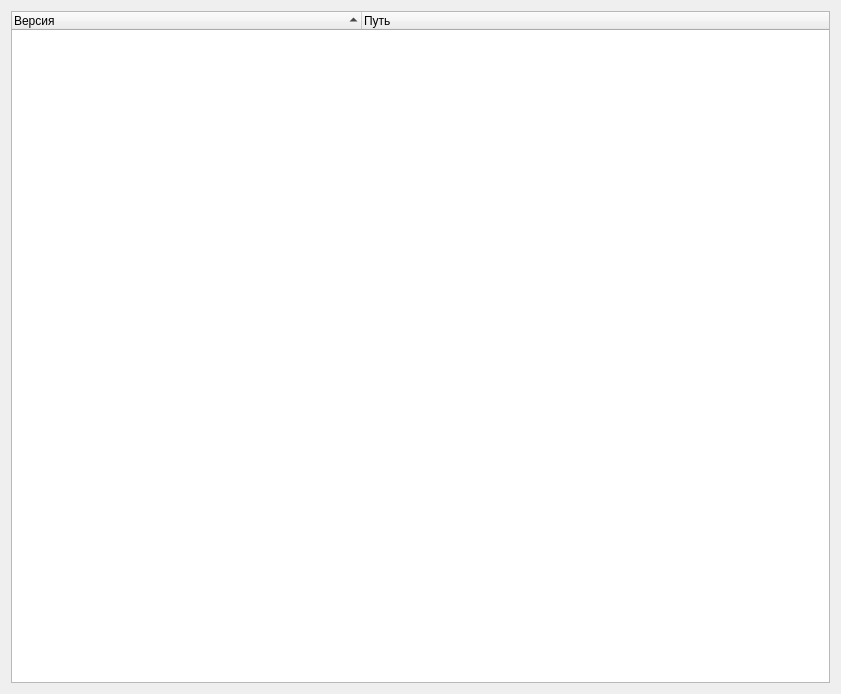
<?xml version="1.0" encoding="UTF-8"?>
<ui version="4.0">
 <class>DialogReports</class>
 <widget class="QDialog" name="DialogReports">
  <property name="geometry">
   <rect>
    <x>0</x>
    <y>0</y>
    <width>841</width>
    <height>694</height>
   </rect>
  </property>
  <property name="minimumSize">
   <size>
    <width>841</width>
    <height>694</height>
   </size>
  </property>
  <property name="windowTitle">
   <string>Список версий</string>
  </property>
  <layout class="QHBoxLayout" name="horizontalLayout_2">
   <item>
    <layout class="QHBoxLayout" name="horizontalLayout_3">
     <item>
      <layout class="QVBoxLayout" name="verticalLayout_2">
       <item>
        <widget class="QTreeWidget" name="treeWidget">
         <property name="sortingEnabled">
          <bool>true</bool>
         </property>
         <attribute name="headerVisible">
          <bool>true</bool>
         </attribute>
         <attribute name="headerCascadingSectionResizes">
          <bool>true</bool>
         </attribute>
         <attribute name="headerDefaultSectionSize">
          <number>300</number>
         </attribute>
         <attribute name="headerHighlightSections">
          <bool>false</bool>
         </attribute>
         <attribute name="headerMinimumSectionSize">
          <number>350</number>
         </attribute>
         <column>
          <property name="text">
           <string>Версия</string>
          </property>
         </column>
         <column>
          <property name="text">
           <string>Путь</string>
          </property>
         </column>
        </widget>
       </item>
      </layout>
     </item>
    </layout>
   </item>
  </layout>
 </widget>
 <resources/>
 <connections/>
</ui>
